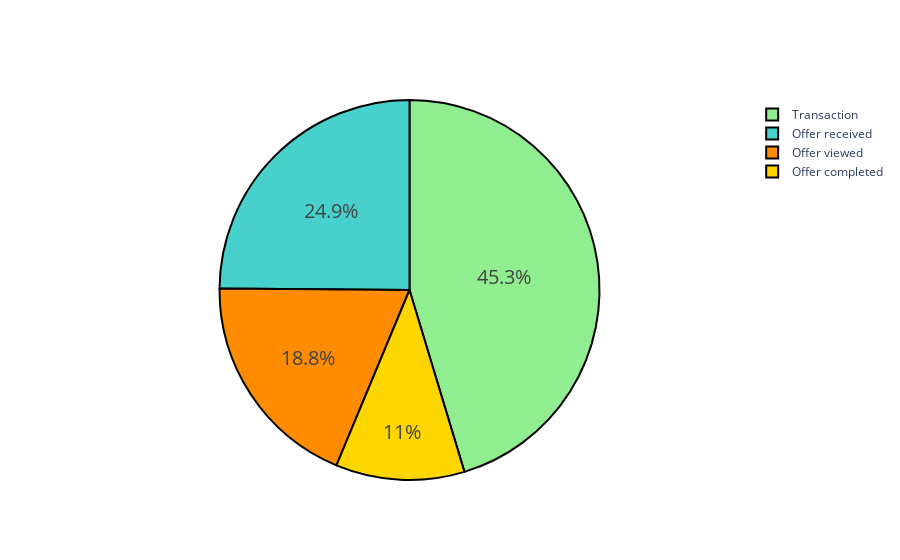

Here is the notebook cell this chart was saved with:
### Markdown cell above
#### What's the ratio of 118 years old profiles to overall profiles?

### Code cell
# plot transcripts per event type
fig = go.Figure(data=[go.Pie(labels=event_stats_labels, values=event_stats.values)])
fig.update_traces(hoverinfo='label+value', 
                  textinfo='percent',
                  textfont_size=20,
                  marker=dict(colors=colors, line=dict(color='#000000', width=2)))
fig.show()

### Figure 1 — Plotly figure (JSON) as saved in the notebook; plotly's stock layout.template omitted (floating-point values rounded to 4 significant figures)
{"data": [{"hoverinfo": "label+value", "labels": ["Offer completed", "Offer received", "Offer viewed", "Transaction"], "marker": {"colors": ["gold", "mediumturquoise", "darkorange", "lightgreen"], "line": {"color": "#000000", "width": 2}}, "textfont": {"size": 20}, "textinfo": "percent", "type": "pie", "values": [33579, 76277, 57725, 138953]}], "layout": {"autosize": true}}
